Frame 1 (no input): blank canvas, image omitted
Frame 60 (the mouse pressed at the canvas centre just before this capture): blank canvas, image omitted
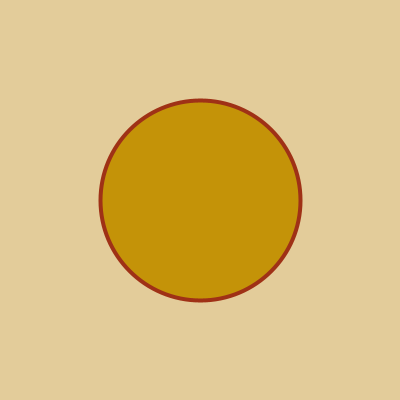
Frame 120 (the mouse held since frame 60 and released just before this capture)

The Processing sketch whose frames 1 and 60 were blank and that drew this single picture after the mouse press (run headless with seeded random() and noise(); from frame 60 on, the mouse is pressed at the canvas centre):

// Processing sketch: processing_140393
// ── processing_140393.pde

color c1,c2,c3; // Füllfarbe, Linienfarbe, Hintergrundfarbe
 
void setup() {
  defineColors();
  background(c2);
  size(400,400);
  strokeWeight(4); 
}
 
void draw() {
  fill(c1);
  stroke(c3);
  ellipse(mouseX, mouseY, abs(mouseX-pmouseX), abs(mouseX-pmouseX));
}
   
void defineColors() {
   c1 = color(196,147,8);
   c2 = color(227,204,154);
   c3 = color(159,49,22); 
}
